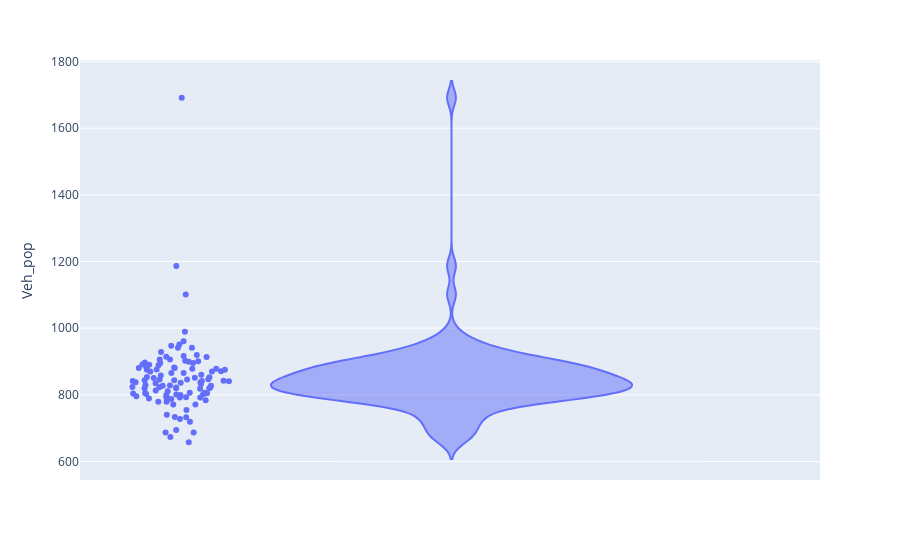

Notebook source saved alongside this figure:
### Code cell
# Let's analyze the ratio between vehicles and population by province
fig = px.violin(ISTAT_agg, y="Veh_pop",points='all', hover_name='Province')
fig.show()
# We can see the great majority of provinces have 800-1000 vehicles per 1.000 inhabitants (almost every person owns a vehicle)
# Nevertheless there are some outliers like Aosta where each person has almost 2 vehicles
# Foggia, Venezia and Trani are provinces where there is about 1 vehicle every two persons

### Figure 1 — Plotly figure (JSON) as saved in the notebook; plotly's stock layout.template omitted (floating-point values rounded to 4 significant figures)
{"data": [{"alignmentgroup": "True", "box": {"visible": false}, "hovertemplate": "<b>%{hovertext}</b><br><br>Veh_pop=%{y}<extra></extra>", "hovertext": ["Agrigento", "Alessandria", "Ancona", "Aosta", "Arezzo", "Ascoli Piceno", "Asti", "Avellino", "Bari", "Barletta-Andria-Trani", "Belluno", "Benevento", "Bergamo", "Biella", "Bologna", "Bolzano", "Brescia", "Brindisi", "Cagliari", "Caltanissetta", "Campobasso", "Caserta", "Catania", "Catanzaro", "Chieti", "Como", "Cosenza", "Cremona", "Crotone", "Cuneo", "Enna", "Fermo", "Ferrara", "Firenze", "Foggia", "Forli-Cesena", "Frosinone", "Genova", "Gorizia", "Grosseto", "Imperia", "Isernia", "L'Aquila", "La Spezia", "Latina", "Lecce", "Lecco", "Livorno", "Lodi", "Lucca", "Macerata", "Mantova", "Massa-Carrara", "Matera", "Messina", "Milano", "Modena", "Monza e della Brianza", "Napoli", "Novara", "Nuoro", "Oristano", "Padova", "Palermo", "Parma", "Pavia", "Perugia", "Pesaro-Urbino", "Pescara", "Piacenza", "Pisa", "Pistoia", "Pordenone", "Potenza", "Prato", "Ragusa", "Ravenna", "Reggio Calabria", "Reggio nell'Emilia", "Rieti", "Rimini", "Roma", "Rovigo", "Salerno", "Sassari", "Savona", "Siena", "Siracusa", "Sondrio", "Sud Sardegna", "Taranto", "Teramo", "Terni", "Torino", "Trapani", "Trento", "Treviso", "Trieste", "Udine", "Varese", "Venezia", "Verbania-Cusio-Ossola", "Vercelli", "Verona", "Vibo Valentia", "Vicenza", "Viterbo"], "legendgroup": "", "marker": {"color": "#636efa"}, "name": "", "offsetgroup": "", "orientation": "v", "points": "all", "scalegroup": "True", "showlegend": false, "type": "violin", "x0": " ", "xaxis": "x", "y": [837.6, 878.4, 852.6, 1692.0, 901.0, 890.8, 902.4, 791.3, 687.3, 673.7, 834.4, 829.6, 791.9, 928.2, 795.3, 1101.0, 805.9, 770.9, 787.8, 754.1, 860.0, 732.7, 941.2, 799.2, 877.9, 841.6, 821.7, 771.1, 733.6, 919.6, 783.5, 875.0, 832.3, 960.8, 657.3, 880.7, 890.6, 802.1, 813.3, 914.0, 951.0, 989.1, 880.2, 819.6, 846.1, 800.6, 827.8, 897.1, 740.4, 895.4, 895.8, 845.9, 843.7, 788.6, 870.8, 719.2, 843.7, 778.8, 727.2, 827.3, 822.8, 799.4, 819.9, 792.0, 836.9, 806.3, 916.5, 906.3, 804.6, 846.8, 870.1, 810.9, 841.2, 827.4, 793.3, 882.0, 888.7, 805.6, 853.4, 898.9, 905.7, 801.0, 840.9, 792.4, 836.4, 946.9, 941.0, 865.6, 865.4, 779.1, 694.1, 869.6, 883.7, 823.7, 850.2, 1187.0, 818.1, 803.8, 858.1, 819.7, 687.0, 875.4, 875.8, 851.5, 821.9, 842.0, 913.2], "y0": " ", "yaxis": "y"}], "layout": {"legend": {"tracegroupgap": 0}, "margin": {"t": 60}, "violinmode": "group", "xaxis": {"anchor": "y", "domain": [0, 1]}, "yaxis": {"anchor": "x", "domain": [0, 1], "title": {"text": "Veh_pop"}}}}
